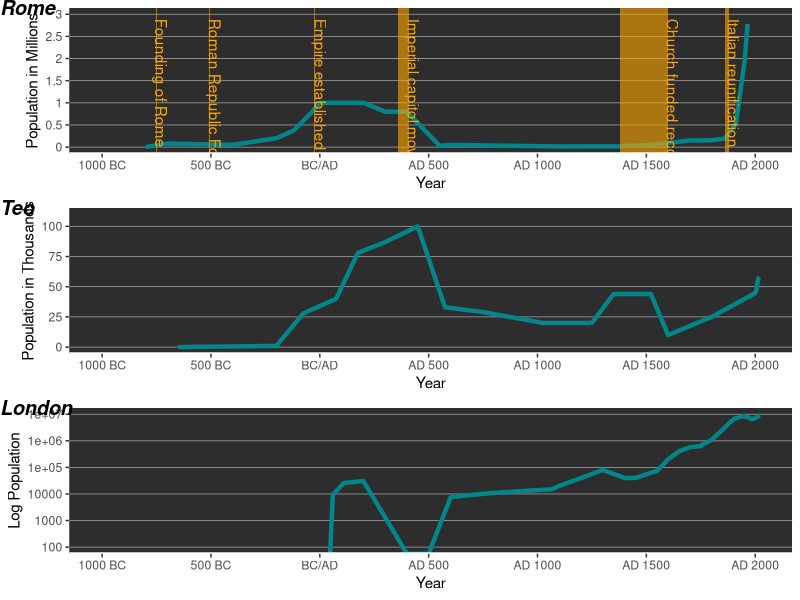

Generate this figure with R:
library(ggplot2)
library(egg)

dat.rome <- read.csv('Rome.csv',header=T)
dat.london <- read.csv('London.csv',header=T)
dat.teo <- read.csv('Teo.csv',header=T)

rome <- ggplot(dat.rome) + 
  geom_line(aes(x = Year, y = Population), size = 1.5, color='turquoise4') +
  theme(panel.grid.major.y = element_line('darkgray', size=0.25), panel.grid.minor.y=element_blank(), panel.grid.major.x=element_blank(), panel.grid.minor.x=element_blank(), 
        panel.background = element_rect(fill = "#2D2D2D"), axis.line = element_line(color='white', size = 1, linetype = "solid")) +
  scale_x_continuous(name="Year", limits=c(-1000, 2020), breaks=c(-1000,-500,0,500,1000,1500,2000),labels=c("1000 BC", "500 BC", "BC/AD","AD 500", "AD 1000","AD 1500","AD 2000")) +
  scale_y_continuous(name="Population in Millions", limits=c(0, 3000000), breaks=c(0,500000,1000000,1500000,2000000,2500000,3000000), labels=c(0,0.5,1,1.5,2,2.5,3)) +
  annotate("rect", xmin = -753, xmax = -750, ymin = -Inf, ymax = Inf, fill = "orange1", alpha = 0.6) +
  annotate("text", label="Founding of Rome", x = -730, y =2900000, color="orange1", angle=270, hjust=0) +
  annotate("rect", xmin = -509, xmax = -503, ymin = -Inf, ymax = Inf, fill = "orange1", alpha = 0.6) +
  annotate("text", label="Roman Republic Founded", x = -483, y =2900000, color="orange1", angle=270, hjust=0) +
  annotate("rect", xmin = -27, xmax = -23, ymin = -Inf, ymax = Inf, fill = "orange1", alpha = 0.6) +
  annotate("text", label="Empire established with Rome as capitol", x = 3, y =2900000, color="orange1", angle=270, hjust=0) +
  annotate("rect", xmin = 359, xmax = 410, ymin = -Inf, ymax = Inf, fill = "orange1", alpha = 0.6) +
  annotate("text", label="Imperial capitol moves and sacking of Rome", x = 430, y =2900000, color="orange1", angle=270, hjust=0) +
  annotate("rect", xmin = 1380, xmax = 1600, ymin = -Inf, ymax = Inf, fill = "orange1", alpha = 0.6) +
  annotate("text", label="Church funded reconstruction of Rome", x = 1620, y =2900000, color="orange1", angle=270, hjust=0) +
  annotate("rect", xmin = 1861, xmax = 1880, ymin = -Inf, ymax = Inf, fill = "orange1", alpha = 0.6) +
  annotate("text", label="Italian reunification and Rome established as capitol", x = 1900, y =2900000, color="orange1", angle=270, hjust=0) 
  
london <- ggplot(dat.london) + 
  geom_line(aes(x = Year, y = Population), size = 1.5, color='turquoise4') +
  theme(panel.grid.major.y = element_line('darkgray', size=0.25), panel.grid.minor.y=element_blank(), panel.grid.major.x=element_blank(), panel.grid.minor.x=element_blank(), 
        panel.background = element_rect(fill = "#2D2D2D"), axis.line = element_line(color='white', size = 1, linetype = "solid")) +
  scale_x_continuous(name="Year", limits=c(-1000, 2020), breaks=c(-1000,-500,0,500,1000,1500,2000),labels=c("1000 BC", "500 BC", "BC/AD","AD 500", "AD 1000","AD 1500","AD 2000")) +
  scale_y_log10(name="Log Population", limits=c(100,10000000), breaks=c(100,1000,10000,100000,1000000,10000000), labels=c(10^2,10^3,10000,100000,1000000,10000000))

teo <- ggplot(dat.teo) +
  geom_line(aes(x = Year, y = Population), size = 1.5, color='turquoise4') +
  theme(panel.grid.major.y = element_line('darkgray', size=0.25), panel.grid.minor.y=element_blank(), panel.grid.major.x=element_blank(), panel.grid.minor.x=element_blank(), 
        panel.background = element_rect(fill = "#2D2D2D"), axis.line = element_line(color='white', size = 1, linetype = "solid")) +
  scale_x_continuous(name="Year", limits=c(-1000, 2020), breaks=c(-1000,-500,0,500,1000,1500,2000),labels=c("1000 BC", "500 BC", "BC/AD","AD 500", "AD 1000","AD 1500","AD 2000")) +
  scale_y_continuous(name="Population in Thousands", limits=c(0,110000), breaks=c(0,25000,50000,75000,100000), labels=c(0,25,50,75,100))

ggarrange(rome, teo, london, ncol = 1, nrow = 3, labels=c('Rome','Teo','London'))
